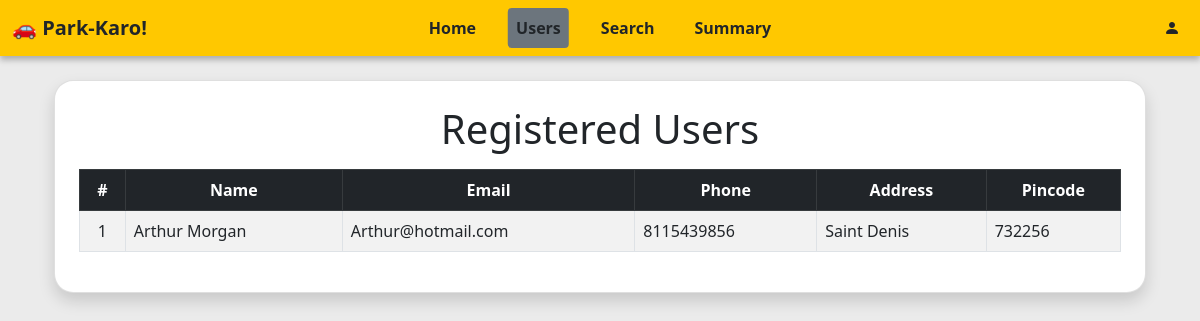
Page /admin/dashboard/users (signed in) on the committed database.
### models/user.py (models this page shows, shortened)
class User(db.Model):
    __tablename__ = 'user'
    id = db.Column(db.Integer, primary_key=True)
    email = db.Column(db.String(120), unique=True, nullable=False)
    password = db.Column(db.String(200), nullable=False)
    name = db.Column(db.String(50), nullable=False)
    phone = db.Column(db.String(15), nullable=True)
    address = db.Column(db.String(200), nullable=True)
    pincode = db.Column(db.String(10), nullable=True)
    is_admin = db.Column(db.Boolean, default=False)
    reservations = db.relationship('Reserve', backref='user', lazy=True)

### controllers/auth.py (the view)
@api.route("/admin/dashboard/users")
def admin_users():
    users = User.query.all()
    return render_template("admin/users.html", users=users)

### app.py (called while the page is built)
def create_app():
    app = Flask(__name__)
    app.config['SQLALCHEMY_DATABASE_URI'] = 'sqlite:///parking.db'
    app.config['SQLALCHEMY_TRACK_MODIFICATIONS'] = False
    app.secret_key = "shh-its-a-secret"
    db.init_app(app)
    from models import lot, spot, reserve, user
    with app.app_context():
        db.create_all()
        if not User.query.filter_by(id=0).first():
            db.session.add(User(
                id=0,
                name='admin',
                email='admin@email.com',
                password=generate_password_hash('admin'),
                is_admin=True,
            ))
            db.session.commit()
    app.register_blueprint(auth_api)
    @app.route("/")
    def home():
        return render_template("home.html")
    @app.context_processor
    def inject_request():
        return dict(request=request)
    return app

### templates/admin/users.html (shortened to what this page needs)
  {% extends "dash_layout.html" %}
{% block content %}
<div class="container mt-4">
<div class="card shadow rounded p-4">
  <h1 class="mb-3 fw-normal text-center">Registered Users</h1>
  <div class="table-responsive">
  <table class="table table-striped table-bordered table-hover align-middle ">
    <thead class="table-dark text-center">
      <tr>
        <th>#</th>
        <th>Name</th>
        <th>Email</th>
        <th>Phone</th>
        <th>Address</th>
        <th>Pincode</th>
      </tr>
    </thead>
    <tbody>
      {% for user in users %}
          {% if user.id != 0 %}
          <tr>
            <td class="text-center">{{ user.id }}</td>
            <td>{{ user.name }}</td>
            <td>{{ user.email }}</td>
            <td>{{ user.phone }}</td>
            <td>{{ user.address }}</td>
            <td>{{ user.pincode }}</td>
          </tr>
          {% endif %}
      {% endfor %}
    </tbody>
  </table>
</div>
{% endblock %}

### templates/admin/users.html (style rules this page uses)
body { background-color: #ebebeb; }
.card { border-radius: 1.2rem !important; }
.card.shadow { box-shadow: 0 4px 12px rgba(0, 0, 0, 0.1); }

### rows in the picture
User: id "1", name "Arthur Morgan", email "Arthur@hotmail.com", phone "8115439856", address "Saint Denis", pincode "732256"
